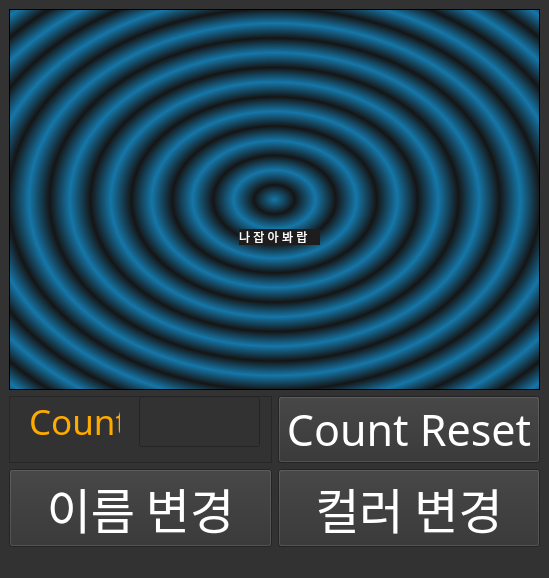
<?xml version="1.0" encoding="UTF-8"?>
<ui version="4.0">
 <class>MainWindow</class>
 <widget class="QMainWindow" name="MainWindow">
  <property name="geometry">
   <rect>
    <x>0</x>
    <y>0</y>
    <width>549</width>
    <height>578</height>
   </rect>
  </property>
  <property name="windowTitle">
   <string>MainWindow</string>
  </property>
  <property name="styleSheet">
   <string notr="true">background-color: rgb(50, 50, 50);</string>
  </property>
  <widget class="QWidget" name="centralwidget">
   <layout class="QGridLayout" name="gridLayout_2">
    <item row="0" column="0">
     <layout class="QGridLayout" name="gridLayout">
      <item row="2" column="1">
       <widget class="QPushButton" name="btn_color">
        <property name="font">
         <font>
          <family>궁서체</family>
          <pointsize>36</pointsize>
         </font>
        </property>
        <property name="styleSheet">
         <string notr="true">color: rgb(255, 255, 255);</string>
        </property>
        <property name="text">
         <string>컬러 변경</string>
        </property>
       </widget>
      </item>
      <item row="2" column="0">
       <widget class="QPushButton" name="btn_name_2">
        <property name="font">
         <font>
          <family>궁서체</family>
          <pointsize>36</pointsize>
         </font>
        </property>
        <property name="styleSheet">
         <string notr="true">color: rgb(255, 255, 255);</string>
        </property>
        <property name="text">
         <string>이름 변경</string>
        </property>
       </widget>
      </item>
      <item row="0" column="0" colspan="2">
       <widget class="QFrame" name="frame">
        <property name="styleSheet">
         <string notr="true">background-color: qradialgradient(spread:repeat, cx:0.5, cy:0.5, radius:0.077, fx:0.5, fy:0.5, stop:0 rgba(0, 169, 255, 147), stop:0.497326 rgba(0, 0, 0, 147), stop:1 rgba(0, 169, 255, 147));</string>
        </property>
        <property name="frameShape">
         <enum>QFrame::StyledPanel</enum>
        </property>
        <property name="frameShadow">
         <enum>QFrame::Raised</enum>
        </property>
        <widget class="QLabel" name="label">
         <property name="geometry">
          <rect>
           <x>230</x>
           <y>220</y>
           <width>81</width>
           <height>16</height>
          </rect>
         </property>
         <property name="styleSheet">
          <string notr="true">color: rgb(255, 255, 255);
background-color: rgb(29, 29, 29);</string>
         </property>
         <property name="text">
          <string>나 잡 아 봐 랍</string>
         </property>
        </widget>
       </widget>
      </item>
      <item row="1" column="0">
       <widget class="QFrame" name="frame_2">
        <property name="frameShape">
         <enum>QFrame::StyledPanel</enum>
        </property>
        <property name="frameShadow">
         <enum>QFrame::Raised</enum>
        </property>
        <widget class="QLabel" name="label_2">
         <property name="geometry">
          <rect>
           <x>20</x>
           <y>10</y>
           <width>91</width>
           <height>31</height>
          </rect>
         </property>
         <property name="font">
          <font>
           <family>궁서체</family>
           <pointsize>26</pointsize>
          </font>
         </property>
         <property name="styleSheet">
          <string notr="true">color: rgb(255, 255, 255);
color: rgb(255, 170, 0);</string>
         </property>
         <property name="text">
          <string>Count</string>
         </property>
        </widget>
        <widget class="QLineEdit" name="cntEdit">
         <property name="geometry">
          <rect>
           <x>130</x>
           <y>0</y>
           <width>121</width>
           <height>51</height>
          </rect>
         </property>
         <property name="font">
          <font>
           <family>궁서체</family>
           <pointsize>28</pointsize>
          </font>
         </property>
         <property name="styleSheet">
          <string notr="true">color: rgb(255, 170, 0);</string>
         </property>
        </widget>
       </widget>
      </item>
      <item row="1" column="1">
       <widget class="QPushButton" name="btn_reset">
        <property name="font">
         <font>
          <family>궁서체</family>
          <pointsize>32</pointsize>
         </font>
        </property>
        <property name="styleSheet">
         <string notr="true">color: rgb(255, 255, 255);</string>
        </property>
        <property name="text">
         <string>Count Reset</string>
        </property>
       </widget>
      </item>
     </layout>
    </item>
   </layout>
  </widget>
  <widget class="QMenuBar" name="menubar">
   <property name="geometry">
    <rect>
     <x>0</x>
     <y>0</y>
     <width>549</width>
     <height>22</height>
    </rect>
   </property>
  </widget>
  <widget class="QStatusBar" name="statusbar"/>
 </widget>
 <resources/>
 <connections>
  <connection>
   <sender>btn_color</sender>
   <signal>clicked()</signal>
   <receiver>MainWindow</receiver>
   <slot>show_diagram()</slot>
   <hints>
    <hint type="sourcelabel">
     <x>502</x>
     <y>521</y>
    </hint>
    <hint type="destinationlabel">
     <x>512</x>
     <y>551</y>
    </hint>
   </hints>
  </connection>
  <connection>
   <sender>btn_reset</sender>
   <signal>clicked()</signal>
   <receiver>MainWindow</receiver>
   <slot>show_diagram()</slot>
   <hints>
    <hint type="sourcelabel">
     <x>502</x>
     <y>457</y>
    </hint>
    <hint type="destinationlabel">
     <x>512</x>
     <y>459</y>
    </hint>
   </hints>
  </connection>
  <connection>
   <sender>cntEdit</sender>
   <signal>textEdited(QString)</signal>
   <receiver>MainWindow</receiver>
   <slot>show_diagram()</slot>
   <hints>
    <hint type="sourcelabel">
     <x>240</x>
     <y>460</y>
    </hint>
    <hint type="destinationlabel">
     <x>277</x>
     <y>489</y>
    </hint>
   </hints>
  </connection>
 </connections>
 <slots>
  <slot>change_name()</slot>
  <slot>change_color()</slot>
  <slot>show_diagram()</slot>
  <slot>count_reset()</slot>
  <slot>print_count()</slot>
 </slots>
</ui>
